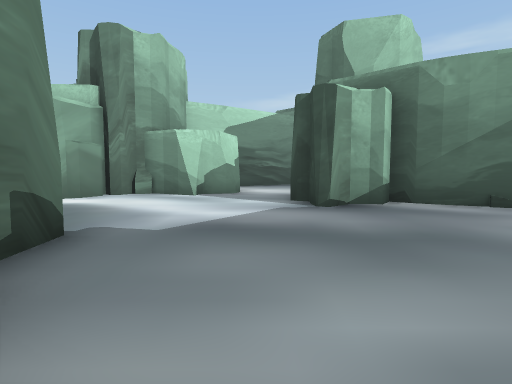
View 1 (above)

19 first-person views from a walk through a Unity game level. The camera is 1.2 m above the floor, tilts 4° down and sees 80° across. The floor is counted in squares, 2 m on a side. Each view is taken from the middle of a square. On the plan, view 1 faces up. The plan holds only what a view shows up to about 9 squares ahead; the rest is blank. The place goes on beyond the plan. The player character is not drawn.

View 2
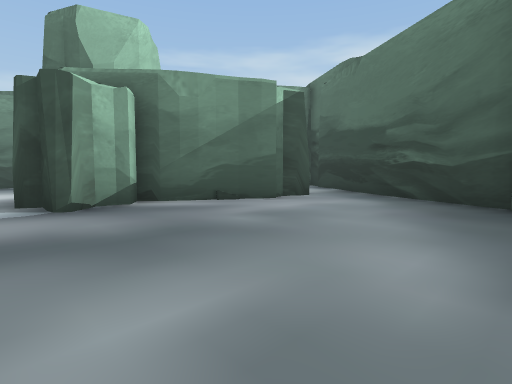

View 3
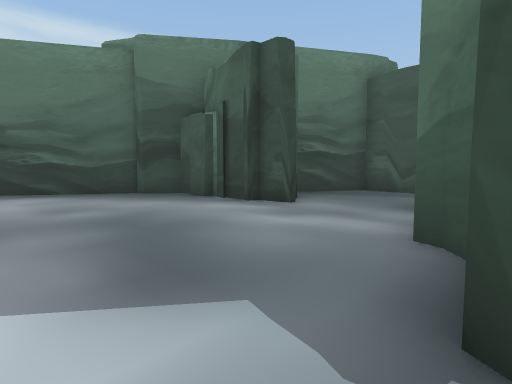

View 4
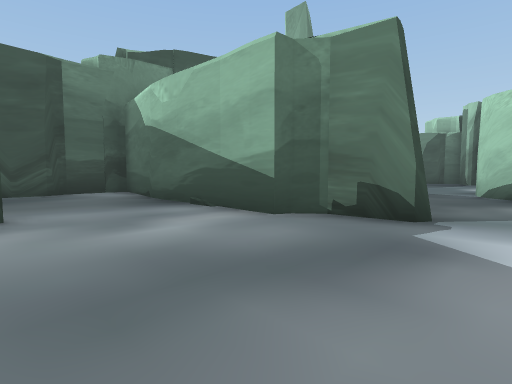

View 5
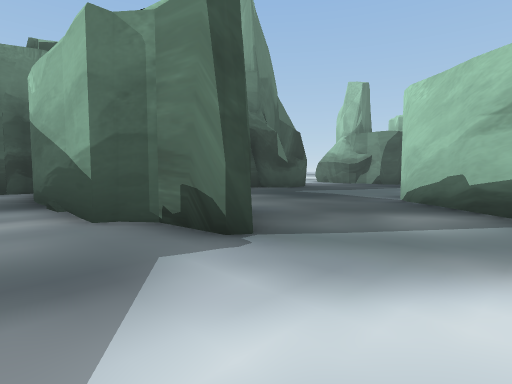

View 6
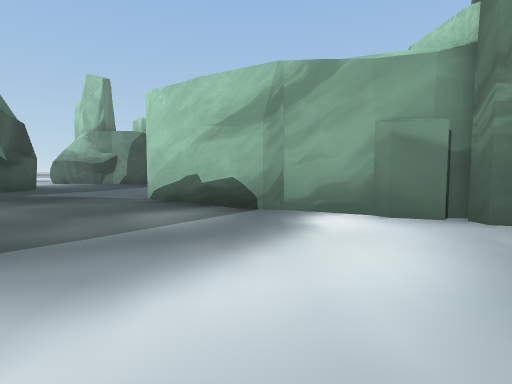

View 7
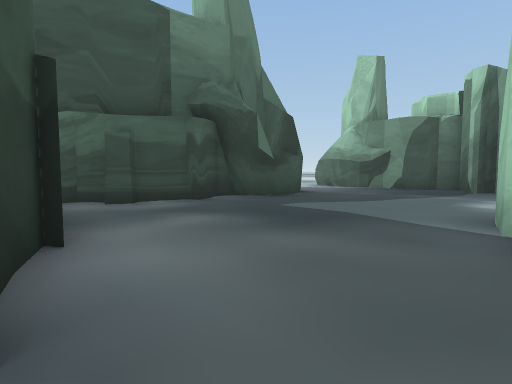

View 8
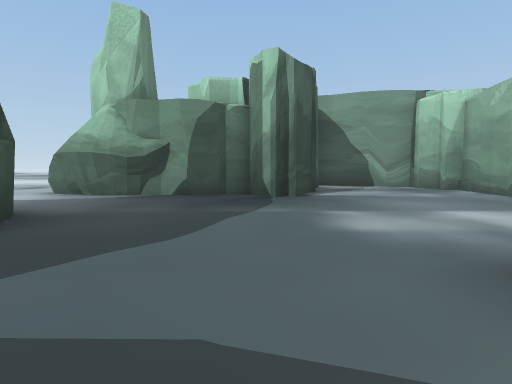

View 9
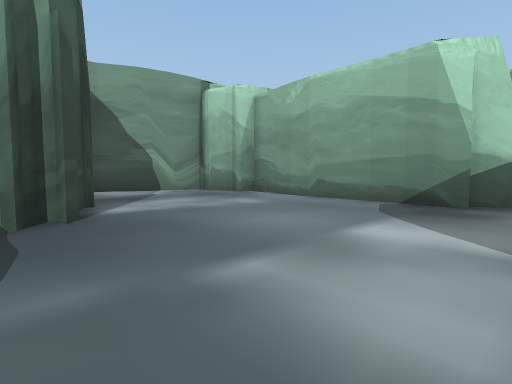

View 10
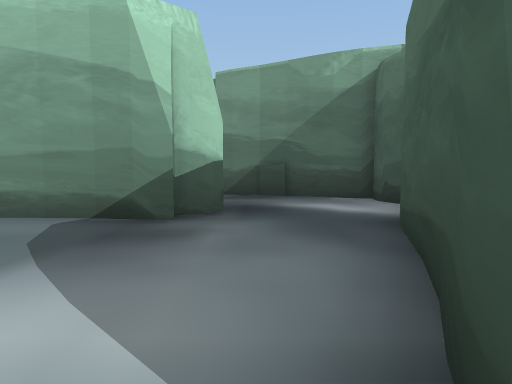

View 11
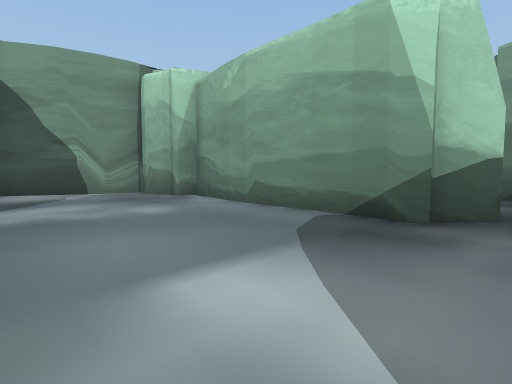

View 12
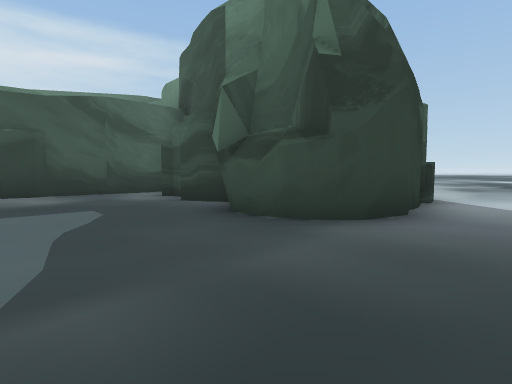

View 13
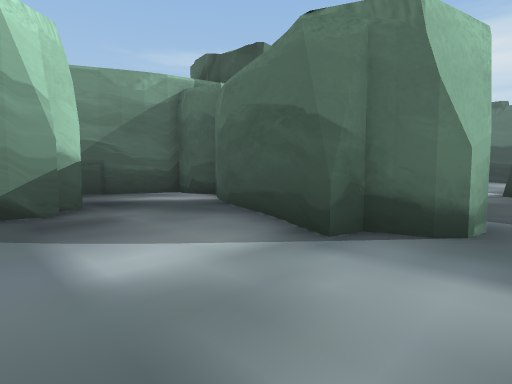

View 14
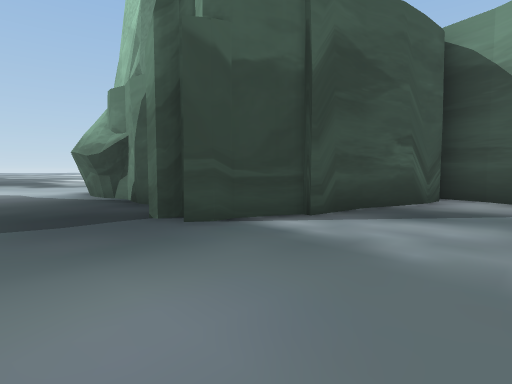

View 15
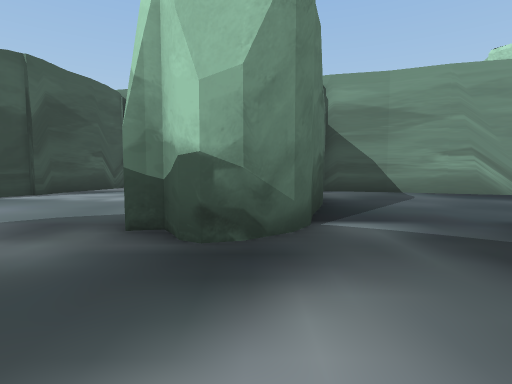

View 16
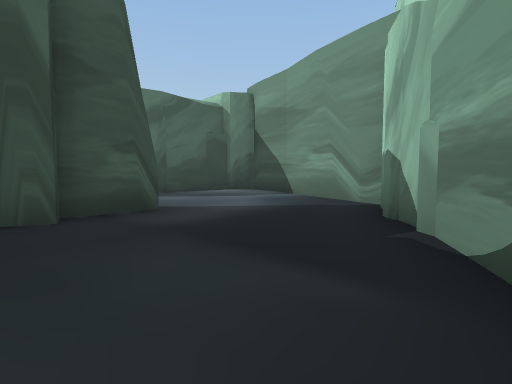

View 17
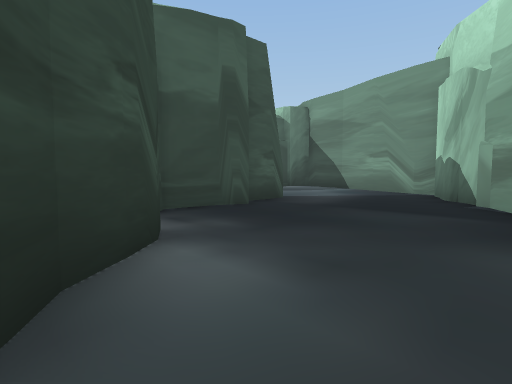

View 18
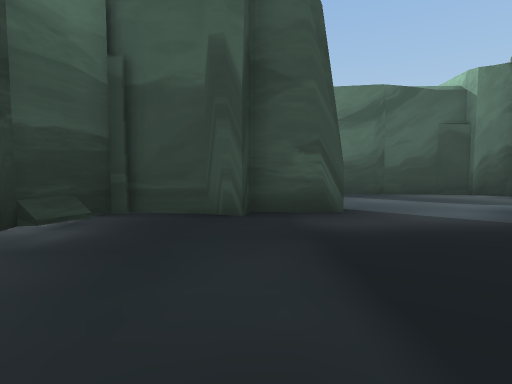

View 19
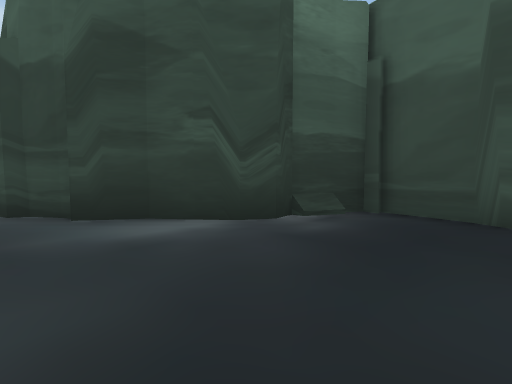

### Floor plan
Key: @ floor where view 1 was taken; # wall or solid block; . floor.
Columns run from 19 left of view 1 to 8 right of it. Each row starts with its distance up from view 1.
 17        ##......
 16      ###.....##
 15     ##......##
 14     #.......#
 13    ##......##
 12    #....####
 11    #.....###
 10    #.......###
  9    ######....#    #..
  8     ######...######..
  7  #########..####....
  6  #..........###.....####
  5  #.........####........###..
  4  #.........###.............#
  3 ####.......###.............#
  2    ####.........##........##
  1      ##.........###......##
  0      #..........###@..##.#
 -1      #..........###..#####
 -2      ##..###...## #...
 -3      ##..####### ##....#
 -4      #...#    ####....##
 -5      ....#       ######
 -6       ...#
 -7         ..
 -8         ..
 -9         ..
-10         ..

Positions as (right, up) in squares from view 1, and headings:
1: (0, 0), facing up
2: (0, 0), facing up-right
3: (-2, 4), facing down-right
4: (2, 4), facing down-left
5: (0, 5), facing down-left
6: (0, 5), facing left
7: (-3, 3), facing down-left
8: (-6, 1), facing left
9: (-9, 1), facing up-left
10: (-9, 3), facing up
11: (-9, 3), facing up-left
12: (-12, 1), facing down-right
13: (-11, 2), facing up-right
14: (-11, 5), facing down-left
15: (-7, 8), facing left
16: (-9, 17), facing down-left
17: (-6, 17), facing down-left
18: (-10, 17), facing down
19: (-10, 17), facing down-right
